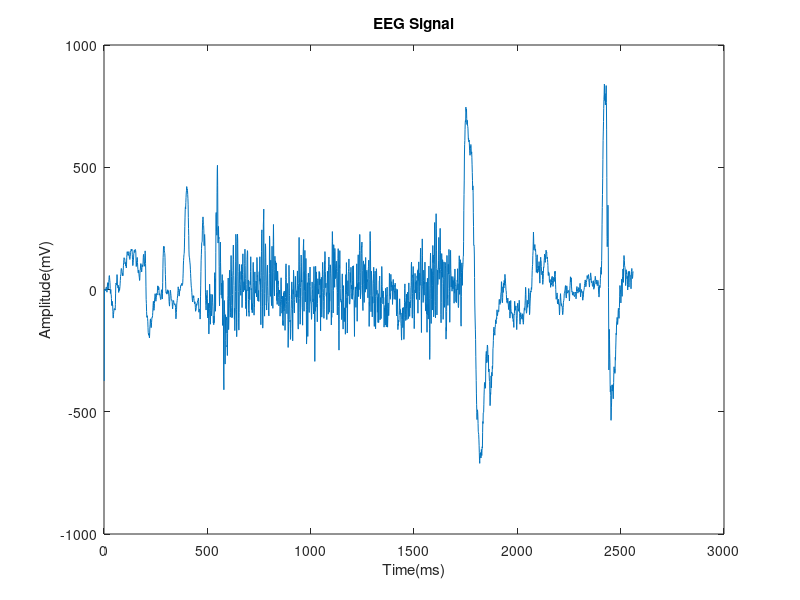
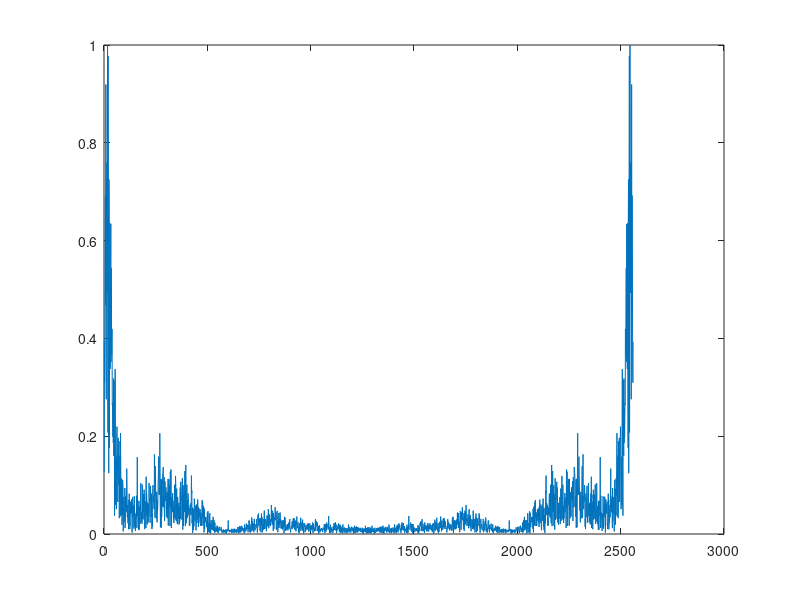
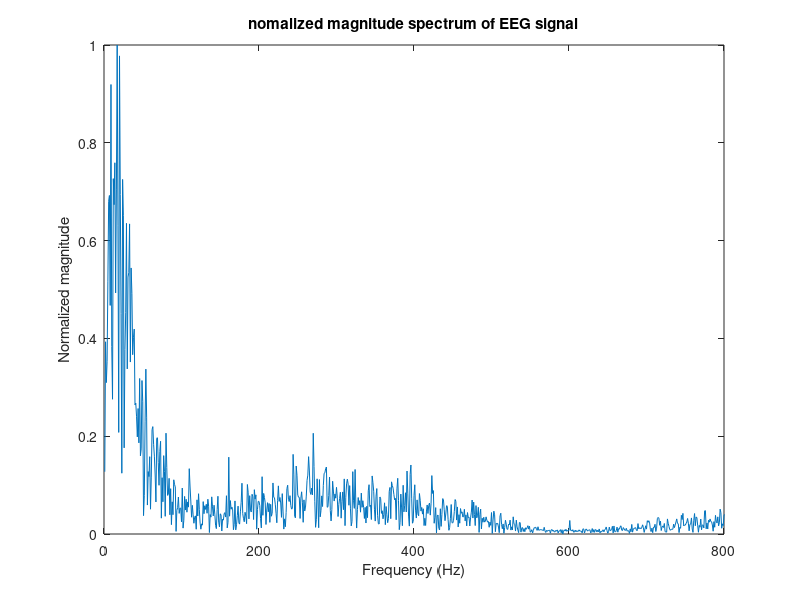
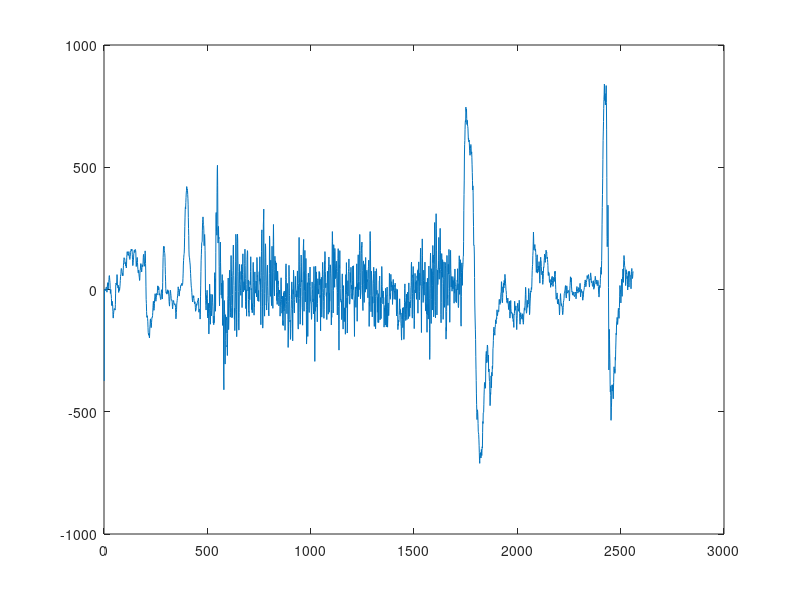

These figures' MATLAB source, in order: (Note: this script raises an error after producing the figures.)
load('chb01_01_edfm.mat');
eeg = val(1,:);
figure;
plot(eeg);
title('EEG Signal');
xlabel('Time(ms)');
ylabel('Amplitude(mV)');

%frequency spectrum of the EEG signal
F = fft(eeg);
F = abs(F);
F = F/max(F);
figure;
plot(F);

% frequemncy spectrum of EEG signal
F = fft(eeg);
F = abs(F);
F = F/max(F); %normalized frequency
figure;
plot(F);
xlim([0 800]);
title('nomalized magnitude spectrum of EEG signal');
xlabel('Frequency (Hz)');
ylabel('Normalized magnitude');

figure;
plot(eeg);
findpeaks(eeg);